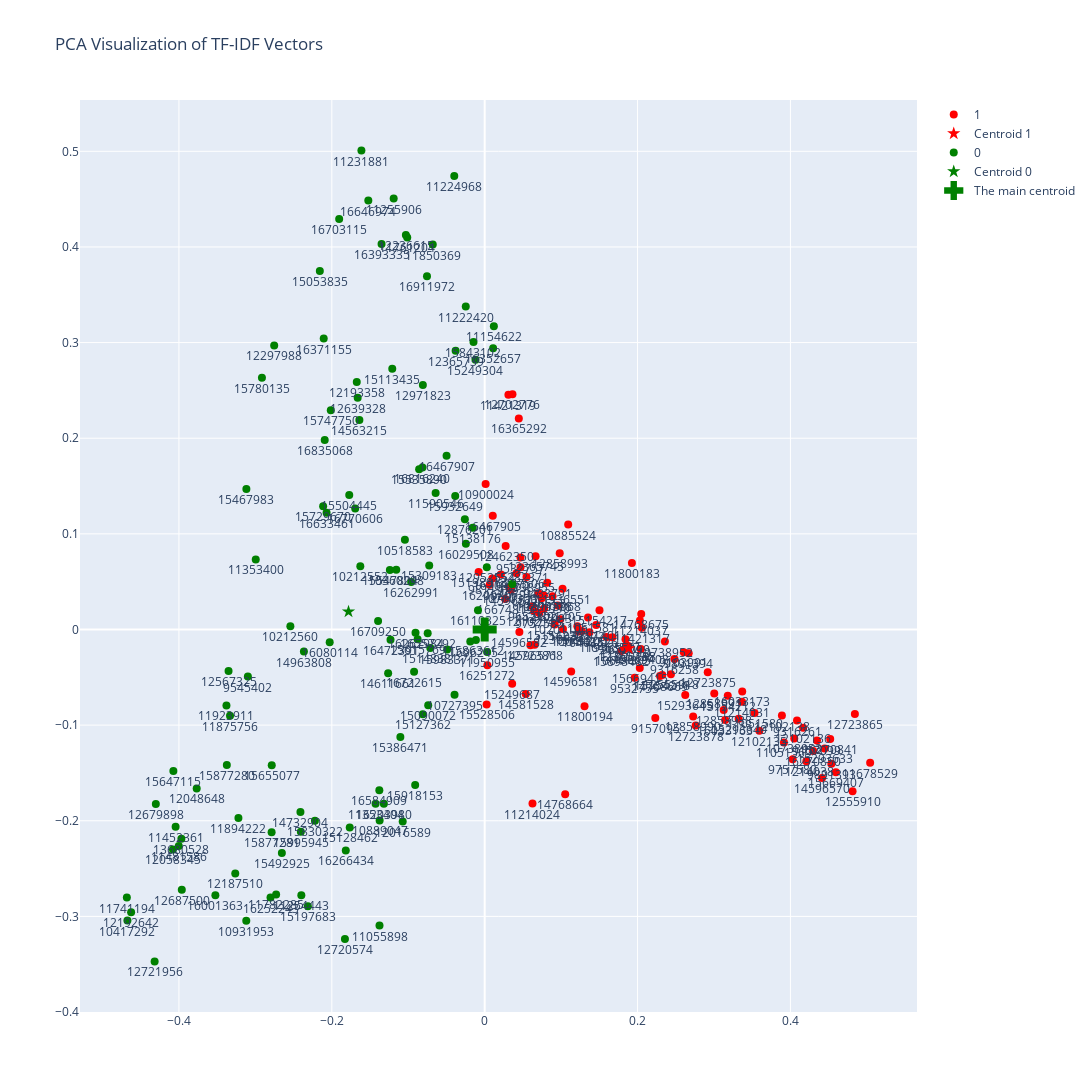

Notebook source saved alongside this figure:
### Code cell
LBD_06_visualization.visualize_tfidf_pca_interactive(ids_list, cluster_assignments, tfidf_matrix, transpose = False)
